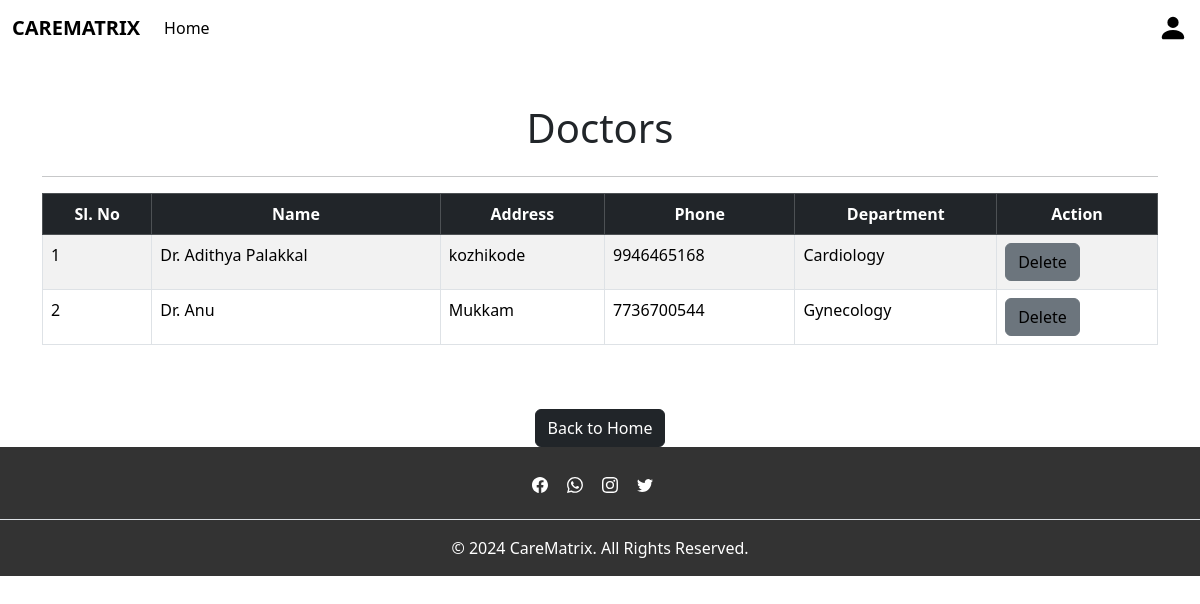
The app's page /doctors_list with its own data.
### app/models.py (models this page shows, shortened)
class Doctors(models.Model):
    doc = models.ForeignKey(CustomUser,on_delete=models.CASCADE)
    name=models.CharField(max_length=100)
    speciality=models.CharField(max_length=100)
    department=models.CharField(max_length=100)
    image=models.FileField()

class CustomUser(AbstractUser):
    Phonenumber=models.IntegerField(null=True,blank=True,unique=True)
    Age=models.IntegerField(null=True,blank=True)
    Address=models.CharField(null=True,blank=True,max_length=100)
    DOB=models.DateField(null=True,blank=True)
    usertype=models.CharField(max_length=200)

### app/views.py (the view)
# urls.py: path('doctors_list',views.doctors_list,name='doctors_list'),
def doctors_list(request):
    doctors = Doctors.objects.all()
    return render(request,'admin/doctors_list.html',{'doctors':doctors})

### template/admin/doctors_list.html (shortened to what this page needs)
{% extends 'admin/base_admin.html' %}
{% load static %}
{% block content %}
<div class="container mt-5">
    <h1 class="text-center mb-4">Doctors</h1>
    <hr>
    <div class="table-responsive">
        <table class="table table-bordered table-hover table-striped">
            <thead class="table-dark text-center">
                <tr>
                    <th>Sl. No</th>
                    <th>Name</th>
                    <th>Address</th>
                    <th>Phone</th>
                    <th>Department</th>
                    <th>Action</th>
                </tr>
            </thead>
            <tbody>
                {% for doctor in doctors %}
                <tr>
                    <td>{{ forloop.counter }}</td>
                    <td><a href="{% url 'doctor_details' doctor.id %}">Dr. {{ doctor.name }}</a></td>
                    <td>{{ doctor.doc.Address }}</td>
                    <td>{{ doctor.doc.Phonenumber }}</td>
                    <td>{{ doctor.department }}</td>
                    <td>
                        <button class="btn btn-secondary">
                            <a href="{% url 'delete_doctor' doctor.id %}">Delete</a>
                        </button>
                    </td>
                </tr>
                {% empty %}
                <tr>
                    <td colspan="6" class="text-center">No doctors found</td>
                </tr>
                {% endfor %}
            </tbody>
        </table>
    </div>
    <div class="text-center mt-5">
        <a href="{% url 'admin_home' %}" class="btn btn-dark">Back to Home</a>
    </div>
</div>
{% endblock %}

### template/admin/doctors_list.html (style rules this page uses)
a { text-decoration: none; color: black; }

### records on screen
Doctors: name "Adithya Palakkal", doc.Address "kozhikode", doc.Phonenumber "9946465168", department "Cardiology"
Doctors: name "Anu", doc.Address "Mukkam", doc.Phonenumber "7736700544", department "Gynecology"
